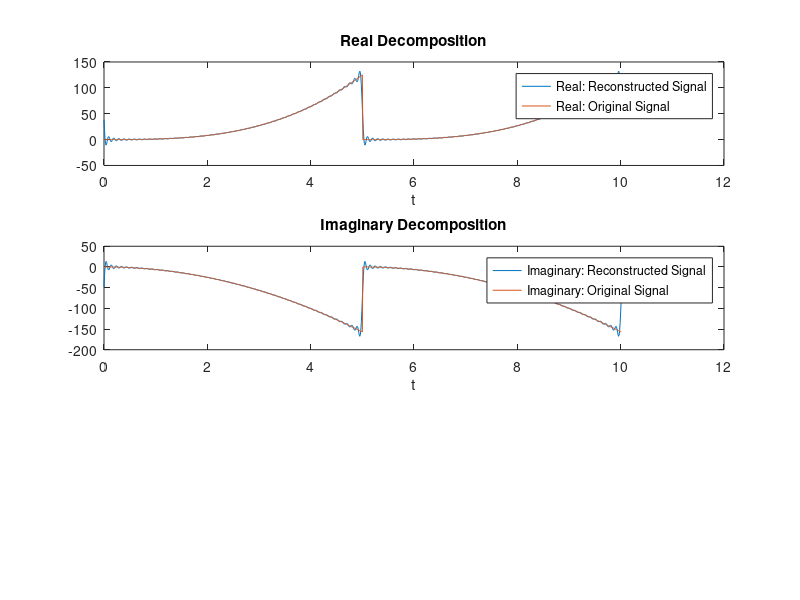
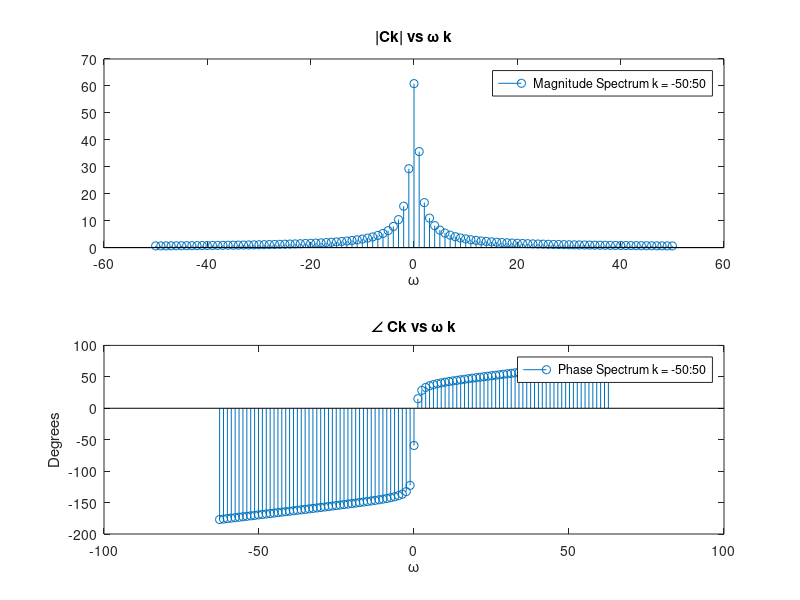

These charts were generated, in order, by the following MATLAB code:
%x_single_period(t)= 5, 0<t<1 , T=2
% -5, 1<t<2
%x_periodic(t), 0<t<5T
t=0:.01:5;
z=@(t) t.^3-j.*2.*pi.*t.^2;
x_single_period=z(t);
%% period and fundamental angular freq.
dT=t(2)-t(1);
T= dT*length(t);
w0=2*pi/T;

k=-50:50; 
for ii=1:length(k)
    Ck(ii)=(1/T)*trapz(t, x_single_period.*exp(-j*k(ii)*w0*t))
end
w0_k=w0*k; 
figure (2)
subplot(2,1,1)
stem(k,abs(Ck))
hold on
legend('Magnitude Spectrum k = -50:50'), title('|Ck| vs \omega k')
xlabel('\omega')
subplot(2,1,2)
stem(w0_k,angle(Ck)*180/pi);
legend('Phase Spectrum k = -50:50'),title('\angle Ck vs \omega k')
xlabel('\omega')
ylabel('Degrees')
%% replicating single period
number_of_periods=2;
x_extended=repmat(x_single_period,1,number_of_periods); 
t_extended=linspace(t(1),t(1)+(length(x_extended)-1)*(t(2)-t(1)),length(x_extended));
%% signal reconstruction from FS components
x_reconstructed = zeros(1,length(t_extended));
for ii=1:length(k)
    x_reconstructed=x_reconstructed+Ck(ii)*exp(j*k(ii)*w0*t_extended);
end
figure (1)
subplot(3,1,1), plot(t_extended,real(x_reconstructed),t_extended,real(x_extended));
xlabel('t'), title('Real Decomposition'), legend('Real: Reconstructed Signal','Real: Original Signal');
subplot(3,1,2), plot(t_extended,imag(x_reconstructed), t_extended, imag(x_extended));
xlabel('t'), title('Imaginary Decomposition'), legend('Imaginary: Reconstructed Signal','Imaginary: Original Signal');